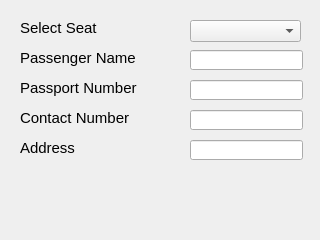
<?xml version="1.0" encoding="UTF-8"?>
<ui version="4.0">
 <class>frmBookSeat</class>
 <widget class="QFrame" name="frmBookSeat">
  <property name="geometry">
   <rect>
    <x>0</x>
    <y>0</y>
    <width>320</width>
    <height>240</height>
   </rect>
  </property>
  <property name="windowTitle">
   <string>Frame</string>
  </property>
  <widget class="QComboBox" name="comboBox">
   <property name="geometry">
    <rect>
     <x>190</x>
     <y>20</y>
     <width>111</width>
     <height>22</height>
    </rect>
   </property>
  </widget>
  <widget class="QLabel" name="label">
   <property name="geometry">
    <rect>
     <x>20</x>
     <y>20</y>
     <width>91</width>
     <height>16</height>
    </rect>
   </property>
   <property name="font">
    <font>
     <pointsize>11</pointsize>
    </font>
   </property>
   <property name="text">
    <string>Select Seat</string>
   </property>
  </widget>
  <widget class="QLabel" name="label_2">
   <property name="geometry">
    <rect>
     <x>20</x>
     <y>50</y>
     <width>121</width>
     <height>16</height>
    </rect>
   </property>
   <property name="font">
    <font>
     <pointsize>11</pointsize>
    </font>
   </property>
   <property name="text">
    <string>Passenger Name</string>
   </property>
  </widget>
  <widget class="QLineEdit" name="lineEdit">
   <property name="geometry">
    <rect>
     <x>190</x>
     <y>50</y>
     <width>113</width>
     <height>20</height>
    </rect>
   </property>
  </widget>
  <widget class="QLineEdit" name="lineEdit_2">
   <property name="geometry">
    <rect>
     <x>190</x>
     <y>80</y>
     <width>113</width>
     <height>20</height>
    </rect>
   </property>
   <property name="text">
    <string/>
   </property>
  </widget>
  <widget class="QLabel" name="label_3">
   <property name="geometry">
    <rect>
     <x>20</x>
     <y>80</y>
     <width>121</width>
     <height>16</height>
    </rect>
   </property>
   <property name="font">
    <font>
     <pointsize>11</pointsize>
    </font>
   </property>
   <property name="text">
    <string>Passport Number</string>
   </property>
  </widget>
  <widget class="QLineEdit" name="lineEdit_3">
   <property name="geometry">
    <rect>
     <x>190</x>
     <y>110</y>
     <width>113</width>
     <height>20</height>
    </rect>
   </property>
   <property name="text">
    <string/>
   </property>
  </widget>
  <widget class="QLabel" name="label_4">
   <property name="geometry">
    <rect>
     <x>20</x>
     <y>110</y>
     <width>121</width>
     <height>16</height>
    </rect>
   </property>
   <property name="font">
    <font>
     <pointsize>11</pointsize>
    </font>
   </property>
   <property name="text">
    <string>Contact Number</string>
   </property>
  </widget>
  <widget class="QLineEdit" name="lineEdit_4">
   <property name="geometry">
    <rect>
     <x>190</x>
     <y>140</y>
     <width>113</width>
     <height>20</height>
    </rect>
   </property>
   <property name="text">
    <string/>
   </property>
  </widget>
  <widget class="QLabel" name="label_5">
   <property name="geometry">
    <rect>
     <x>20</x>
     <y>140</y>
     <width>121</width>
     <height>16</height>
    </rect>
   </property>
   <property name="font">
    <font>
     <pointsize>11</pointsize>
    </font>
   </property>
   <property name="text">
    <string>Address</string>
   </property>
  </widget>
 </widget>
 <resources/>
 <connections/>
</ui>
